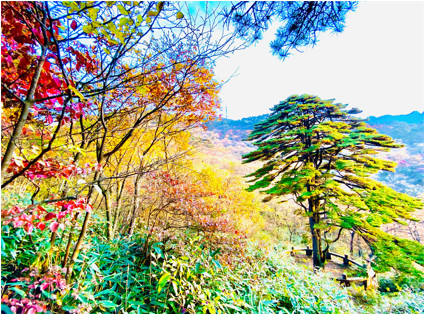
#> input picture ch_4/mountain.jpg, 425 x 314 px
$ python ch4_8.py
#> lines starting #> are read from the running program, lines starting #| are printed output that depends on the picture
# colorbar to split(B, G, R)

import cv2

image = cv2.imread("mountain.jpg")
#> image is the input picture: shape (314, 425, 3); mean B, G, R 129.4, 166, 161.7
blue, green, red = cv2.split(image)
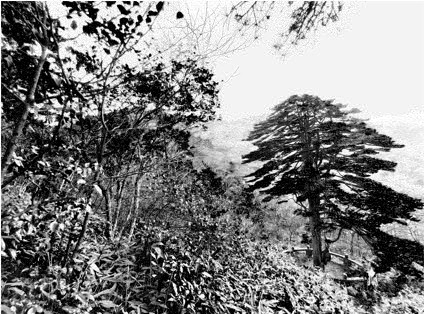
#> blue: shape (314, 425); min 0, max 255, mean 129.4
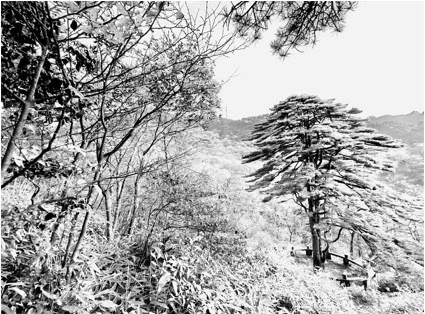
#> green: shape (314, 425); min 0, max 255, mean 166
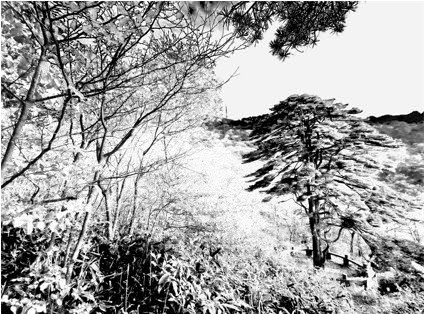
#> red: shape (314, 425); min 0, max 255, mean 161.7

cv2.imshow("bgr", image)
cv2.imshow("blue", blue)
cv2.imshow("green", green)
cv2.imshow("red", red)

print(f"image 通道影像屬性 shape = {image.shape}")
#| image 通道影像屬性 shape = (314, 425, 3)
print(f"B 通道影像屬性 shape = {blue.shape}")
#| B 通道影像屬性 shape = (314, 425)
print(f"G 通道影像屬性 shape = {green.shape}")
#| G 通道影像屬性 shape = (314, 425)
print(f"R 通道影像屬性 shape = {red.shape}")
#| R 通道影像屬性 shape = (314, 425)

cv2.waitKey(0)
cv2.destroyAllWindows()

$ run again, with ch_4/coffee.jpg copied over ch_4/mountain.jpg
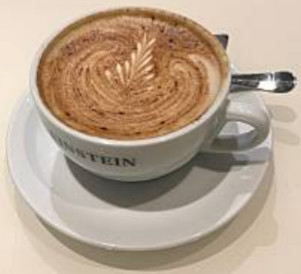
#> input picture ch_4/coffee.jpg, 301 x 274 px
#> image is the input picture: shape (274, 301, 3); mean B, G, R 142.8, 162.9, 183
#> `blue, green, red = cv2.split(image)`:
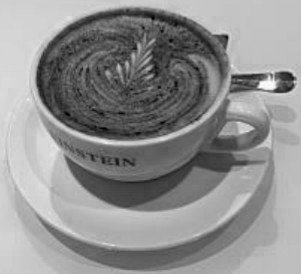
#> blue: shape (274, 301); min 0, max 253, mean 142.8
#> `blue, green, red = cv2.split(image)`:
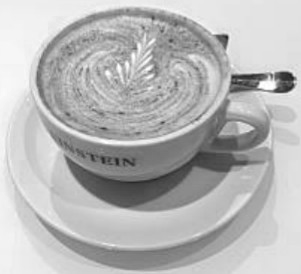
#> red: shape (274, 301); min 31, max 255, mean 183
#| image 通道影像屬性 shape = (274, 301, 3)
#| B 通道影像屬性 shape = (274, 301)
#| G 通道影像屬性 shape = (274, 301)
#| R 通道影像屬性 shape = (274, 301)

$ run again, with ch_4/street.jpg copied over ch_4/mountain.jpg
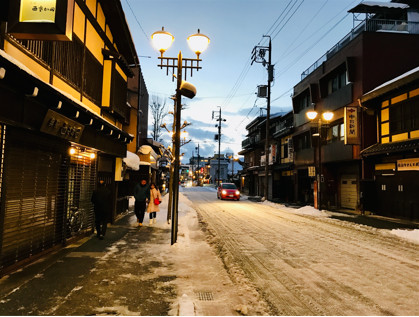
#> input picture ch_4/street.jpg, 419 x 317 px
#> image is the input picture: shape (317, 419, 3); mean B, G, R 76.5, 95.7, 108.1
#> `blue, green, red = cv2.split(image)`:
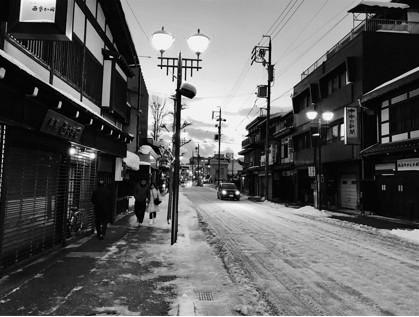
#> green: shape (317, 419); min 0, max 255, mean 95.7
#> `blue, green, red = cv2.split(image)`:
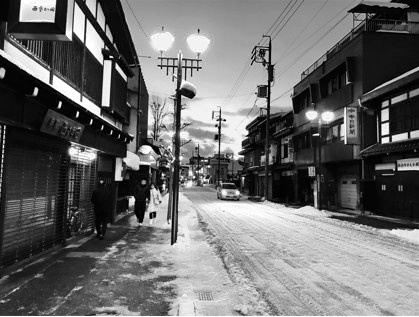
#> red: shape (317, 419); min 0, max 255, mean 108.1
#| image 通道影像屬性 shape = (317, 419, 3)
#| B 通道影像屬性 shape = (317, 419)
#| G 通道影像屬性 shape = (317, 419)
#| R 通道影像屬性 shape = (317, 419)
